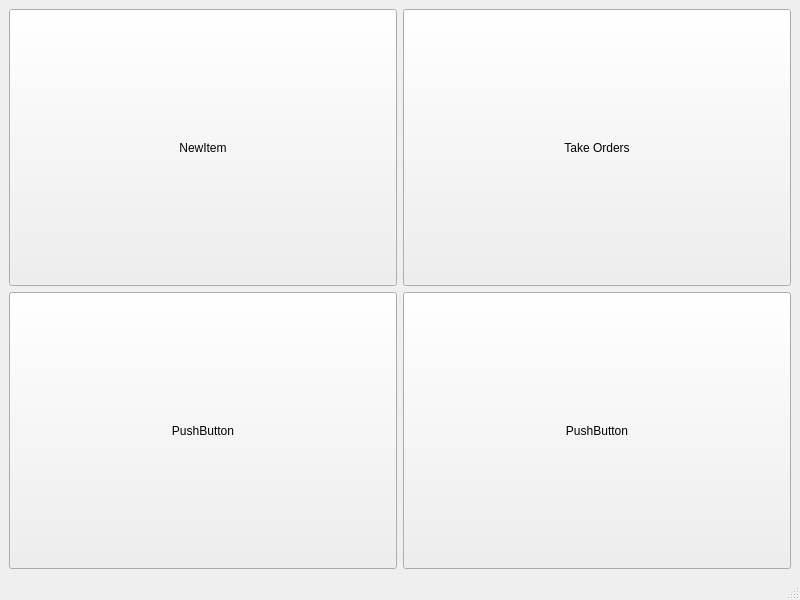
<?xml version="1.0" encoding="UTF-8"?>
<ui version="4.0">
 <class>MainWindow</class>
 <widget class="QMainWindow" name="MainWindow">
  <property name="geometry">
   <rect>
    <x>0</x>
    <y>0</y>
    <width>800</width>
    <height>600</height>
   </rect>
  </property>
  <property name="windowTitle">
   <string>MainWindow</string>
  </property>
  <widget class="QWidget" name="centralwidget">
   <layout class="QGridLayout" name="gridLayout">
    <item row="0" column="0">
     <widget class="QPushButton" name="NewItemButton">
      <property name="sizePolicy">
       <sizepolicy hsizetype="Expanding" vsizetype="Expanding">
        <horstretch>0</horstretch>
        <verstretch>0</verstretch>
       </sizepolicy>
      </property>
      <property name="text">
       <string>NewItem</string>
      </property>
     </widget>
    </item>
    <item row="0" column="1">
     <widget class="QPushButton" name="TakeOrdersButton">
      <property name="sizePolicy">
       <sizepolicy hsizetype="Expanding" vsizetype="Expanding">
        <horstretch>0</horstretch>
        <verstretch>0</verstretch>
       </sizepolicy>
      </property>
      <property name="text">
       <string>Take Orders</string>
      </property>
     </widget>
    </item>
    <item row="1" column="0">
     <widget class="QPushButton" name="pushButton">
      <property name="sizePolicy">
       <sizepolicy hsizetype="Expanding" vsizetype="Expanding">
        <horstretch>0</horstretch>
        <verstretch>0</verstretch>
       </sizepolicy>
      </property>
      <property name="text">
       <string>PushButton</string>
      </property>
     </widget>
    </item>
    <item row="1" column="1">
     <widget class="QPushButton" name="pushButton_2">
      <property name="sizePolicy">
       <sizepolicy hsizetype="Expanding" vsizetype="Expanding">
        <horstretch>0</horstretch>
        <verstretch>0</verstretch>
       </sizepolicy>
      </property>
      <property name="text">
       <string>PushButton</string>
      </property>
     </widget>
    </item>
   </layout>
  </widget>
  <widget class="QMenuBar" name="menubar">
   <property name="geometry">
    <rect>
     <x>0</x>
     <y>0</y>
     <width>800</width>
     <height>25</height>
    </rect>
   </property>
  </widget>
  <widget class="QStatusBar" name="statusbar"/>
 </widget>
 <resources/>
 <connections/>
</ui>
